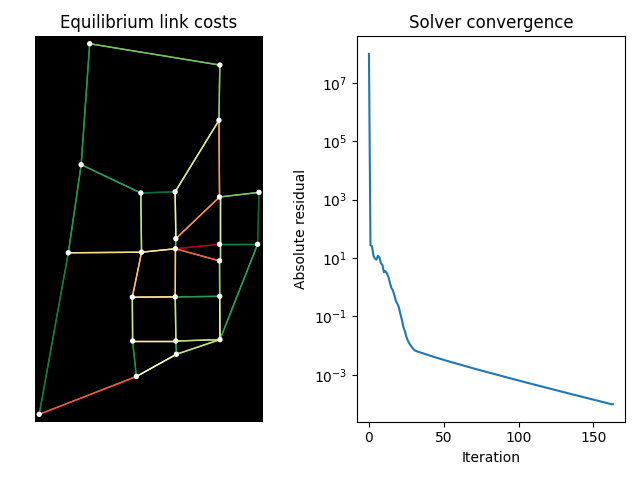

Write the Python code that produced this figure.
import matplotlib.pyplot as plt
import networkx as nx
import osmnx
import tntp
import torch
import torch_geometric.utils
import torchdeq

from route_choice import MarkovRouteChoice
from urllib.parse import urljoin


def bpr(free_flow_time, flow, capacity, b, power) -> torch.Tensor:
    """Bureau of Public Roads link cost function."""
    return free_flow_time * (1.0 + b * torch.pow(flow / capacity, power))


class DEQTraffic(torch.nn.Module):
    def __init__(
        self,
        route_choice_model: torch.nn.Module,
        dest_dim: int = -1,
        step_size: float = 1.0,
        **solver_kwargs,
    ):
        super().__init__()
        self.route_choice_model = route_choice_model
        assert dest_dim < 0, "node_dim must be specified as a negative offset."
        self.dest_dim = dest_dim
        assert 0.0 <= step_size <= 1.0, "step_size must be between 0 and 1."
        self.step_size = step_size
        self.solver = torchdeq.get_deq(**solver_kwargs)

    def solve(
        self,
        edge_index: torch.Tensor,
        free_flow_time: torch.Tensor,
        capacity: torch.Tensor,
        b: torch.Tensor,
        power: torch.Tensor,
        demand: torch.Tensor,
        sink_node_mask: torch.Tensor,
        initial_cost: torch.Tensor = None,
    ):
        # initial link costs as free_flow travel time
        if initial_cost is None:
            initial_cost = free_flow_time.clone()

        def dual_fixed_point_problem(costs):
            _, probs, _ = self.route_choice_model.get_values_and_probs(edge_index, -costs, sink_node_mask)
            _, edge_flows, _ = self.route_choice_model.get_flows(edge_index, probs, demand)
            demand_flow = edge_flows.sum(dim=self.dest_dim, keepdim=True)

            new_costs = bpr(free_flow_time, demand_flow, capacity, b, power)
            return self.step_size * new_costs + (1 - self.step_size) * costs

        cost_list, info = self.solver(dual_fixed_point_problem, initial_cost)
        return cost_list[-1], info


if __name__ == "__main__":
    root = "https://raw.githubusercontent.com/bstabler/TransportationNetworks/refs/heads/master/SiouxFalls/"

    network = tntp.convert_to_networkx(
        tntp.read_net_file(urljoin(root, "SiouxFalls_net.tntp"), crs="wgs84"),
        tntp.read_node_file(urljoin(root, "SiouxFalls_node.tntp"), index_col="Node", x_col="X", y_col="Y", crs="wgs84"),
        tntp.read_flow_file(urljoin(root, "SiouxFalls_flow.tntp"), u_col="From", v_col="To"),
    )
    demand_table = tntp.read_demand_file(urljoin(root, "SiouxFalls_trips.tntp"))

    node_list = list(network.nodes)
    demand_table = demand_table.reindex(index=node_list, columns=node_list)

    base_graph = torch_geometric.utils.from_networkx(network)

    demand = torch.as_tensor(demand_table.values.T, dtype=torch.float32)

    sink_nodes = torch.ones(len(node_list), dtype=torch.long)
    sink_node_mask = torch.diag_embed(sink_nodes)

    route_choice = MarkovRouteChoice(None, f_solver="anderson", f_max_iter=100, f_tol=1e-5, node_dim=-1)
    model = DEQTraffic(route_choice, f_solver="anderson", f_max_iter=1000, f_tol=1e-4, dest_dim=-2, step_size=0.1)

    print("Solving for equilibrium link costs...")
    scaling_factor = 1000
    costs, info = model.solve(
        base_graph.edge_index,
        base_graph.free_flow_time.float().unsqueeze(0),
        base_graph.capacity.float().unsqueeze(0) / scaling_factor,
        base_graph.b.float().unsqueeze(0),
        base_graph.power.float().unsqueeze(0),
        demand / scaling_factor,
        sink_node_mask,
    )
    costs = costs.squeeze(0)

    reference_costs = base_graph.Cost.float()
    absolute_error = (costs - reference_costs).abs()
    relative_error = absolute_error / reference_costs
    print(f"\nComparison to reference equilibrium costs:")
    print(f"  Mean absolute error: {absolute_error.mean().item():.4f}")
    print(f"  Max absolute error:  {absolute_error.max().item():.4f}")
    print(f"  Mean relative error: {relative_error.mean().item():.2%}")

    # Plot convergence and equilibrium costs side by side
    fig, axes = plt.subplots(1, 2)

    nstep = int(info["nstep"].max().item())
    abs_trace = info["abs_trace"].squeeze(0)[:nstep]
    axes[1].semilogy(abs_trace.numpy())
    axes[1].set_xlabel("Iteration")
    axes[1].set_ylabel("Absolute residual")
    axes[1].set_title("Solver convergence")

    nx.set_edge_attributes(network, dict(zip(network.edges, costs.tolist())), "cost")
    edge_color = osmnx.plot.get_edge_colors_by_attr(network, "cost", cmap="RdYlGn_r")
    axes[0].set_facecolor("k")
    osmnx.plot.plot_graph(network, ax=axes[0], edge_color=edge_color, show=False)
    axes[0].set_title("Equilibrium link costs")

    plt.tight_layout()
    plt.show()
